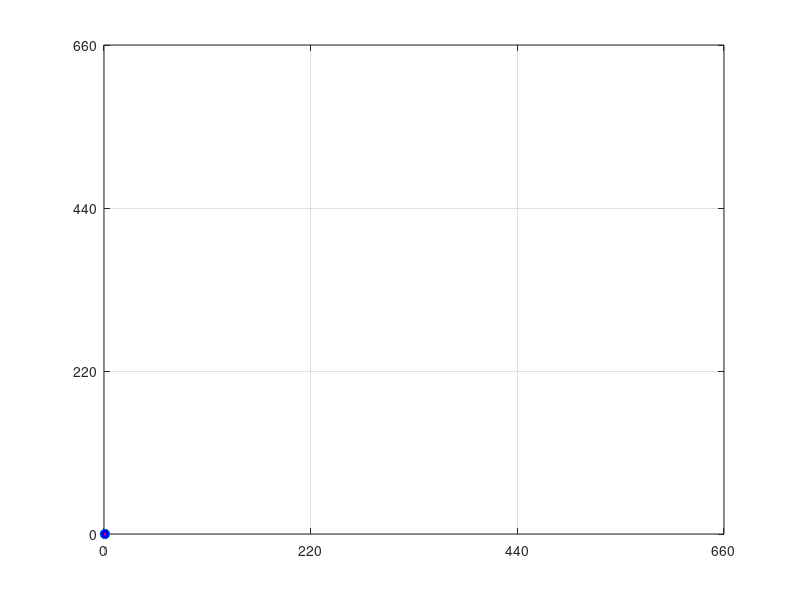

MATLAB code for this plot: (Note: this script raises an error after producing the figure.)
%function [leadc] = simulation_example
    nn = 50;
    timeinit = 1000; % number of time steps to initialize probabilities.
    timereal = 2000;  % number of time steps to do real simulation.
    simu.duration = timeinit + timereal; % number of time steps
    simu.number_of_nodes = [25 25];
    simu.alpha = [0 100];   
    simu.grid_size = 3; 
    simu.zone_size = 220;
    simu.time_step = 1;
    simu.rwp_speed = [0 20] / 3.6;
    simu.rwp_pause_time = [1 5];
    simu.zone_speed = [3 10] / 3.6;
    simu.zone_time = [20 30];
    simu.radio_range = 50;
    transrange = simu.radio_range;
    tweakfloodval = 1.5;
    noofstartevents = 50;
    TTL = 12;
    %disp('----------------STARTING SIMULATIONS------------------')
    Eo = 0.5;
    Eelec=50*10^(-9);
    ETx=50*10^(-9);
    ERx=50*10^(-9); 
    Eamp=100*10^(-12); 
    EDA=5*10^(-9); 
    ks =4000;
    energy =0;
    if (1)
        steps_fig = figure;
        s = get(0,'ScreenSize');
        set(steps_fig,'OuterPosition',[s(3)*1.8/4 s(4)/5 500 500],'NextPlot','add');
        steps_plot1 = plot(0);
        steps_axes = get(steps_fig,'CurrentAxes');
        set(steps_axes,'XLimMode','manual','XLim',[0 simu.grid_size*simu.zone_size],'YLimMode','manual','YLim',[0 simu.grid_size*simu.zone_size],'XTick',0 : simu.zone_size : simu.grid_size*simu.zone_size,'YTick',0 : simu.zone_size : simu.grid_size*simu.zone_size,'XGrid','on','YGrid','on','NextPlot','add');
        steps_plot2 = plot(0);
        steps_plot3 = plot(0);
        set(steps_plot1,'LineStyle','none','Marker','o','MarkerSize',7,'MarkerFaceColor','b');
        set(steps_plot2,'LineStyle','none','Marker','.','MarkerEdgeColor','g','MarkerSize',1);
        set(steps_plot3,'LineStyle','none','Marker','.','MarkerEdgeColor','r','MarkerSize',4.7);
    end

    nodedata = struct('a',[],'b',[],  'xcc', [] , 'ycc', []);
    % creation of nodes
    nodes = Group(simu.alpha,simu.number_of_nodes,simu.grid_size,simu.rwp_speed,simu.rwp_pause_time,simu.zone_speed,simu.zone_time,simu.zone_size,simu.time_step,simu.radio_range);
    %disp(nodes)
    sample(1) = nodes;
    for ii = 1:simu.duration
        % movement of nodes
        nodes.move
        %nodes.move;
        % connections between nodes
        C = nodes.connect;
        sample(ii+1) = nodes;
        %%disp(nodes)
        if (1)
            C(eye(size(C))==1) = 0;
            [v1 v2] = find(C==1);
            links = [v1 v2];
            set(steps_plot1,'YData',nodes.coords(:,2),'XData',nodes.coords(:,1))
            [xc,yc] = circle(nodes.coords(:,1),nodes.coords(:,2),simu.radio_range);
            set(steps_plot2,'XData',xc,'YData',yc)
            nodedata(ii).xcc =  nodes.coords(:,1); %nodes.coords(n(:,1),:);
            nodedata(ii).ycc =  nodes.coords(:,2); %nodes.coords(n(:,2),:);
            if ~isempty(links)
                n = unique(sort(links,2),'rows');
                [xl,yl] = line_plot(nodes.coords(n(:,1),:),nodes.coords(n(:,2),:));
                nodedata(ii).a = nodes.coords(n(:,1),:);
                nodedata(ii).b = nodes.coords(n(:,2),:);
                set(steps_plot3,'XData',xl,'YData',yl);
            end
            %str(ii+1) = nodes;

            drawnow
        end
    end

    for i2 = 1: nn
        NN(i2).id=i2;
        NN(i2).trk = 0;
        NN(i2).E = Eo;
        NN(i2).cond=0;
        NN(i2).count=1;
        NN(i2).vect = struct('Prev_Hash',{},'Timestamp',{},'Data',{},'Hash',{}, 'Sentby', {}, 'TTL',{}, 'Dest', {},'Status', {});
        NN(i2).vect(1).Prev_Hash = 0;
        NN(i2).vect(1).Timestamp = datestr(now,'mm dd, yyyy HH:MM:SS.FFF ');
        NN(i2).vect(1).Data = i2;
        NN(i2).vect(1).Sentby = -1;
        NN(i2).vect(1).TTL = TTL;
        strr = strcat(mat2str(NN(i2).vect(1).Prev_Hash),mat2str(NN(i2).vect(1).Timestamp),mat2str(NN(i2).vect(1).Data),mat2str(NN(i2).vect(1).Sentby),mat2str(NN(i2).vect(1).TTL),mat2str(NN(i2).vect(1).Dest),mat2str(NN(i2).vect(1).Status));
        hasher = System.Security.Cryptography.SHA256Managed;
        hash0 = uint8(hasher.ComputeHash(uint8(strr)));
        NN(i2).vect(1).Hash = dec2hex(hash0);
    end
    prob = zeros(nn,nn);
    k = zeros(nn,nn);
    eventarr = randi(nn,1,noofstartevents);
    traversearr = randi(nn,1,noofstartevents);

    ageconst = 0.98;
    transconst = 0.25;
%
%
% 
% 
% 
% 
%        IMPLEMENTATION OF BLOCKCHAIN HAS BEEN REMOVED BECAUSE RESEARCH STILL GOING
%          ON. CONTACT AUTHOR IF ADDITIONAL DETAILS ARE NEEDED.
% 
% 
% 
% 
% 
% 
%
    function [x,y] = circle(a,b,r)
    t = (0:0.01:2*pi)';
    cosinus = r*cos(t);
    sinus = r*sin(t);
    n = length(t);
    m = length(a);
    x = repmat(a,n,1) + repmat(cosinus,m,1);
    y = repmat(b,n,1) + repmat(sinus,m,1);
    end

    function [x,y] = line_plot(a,b)
    t = (0:0.01:1)';
    n = length(t);
    m = size(a,1);
    x = repmat(a(:,1),n,1) + repmat(t,m,1).*repmat(b(:,1)-a(:,1),n,1);
    y = repmat(a(:,2),n,1) + repmat(t,m,1).*repmat(b(:,2)-a(:,2),n,1);
    end
%end
